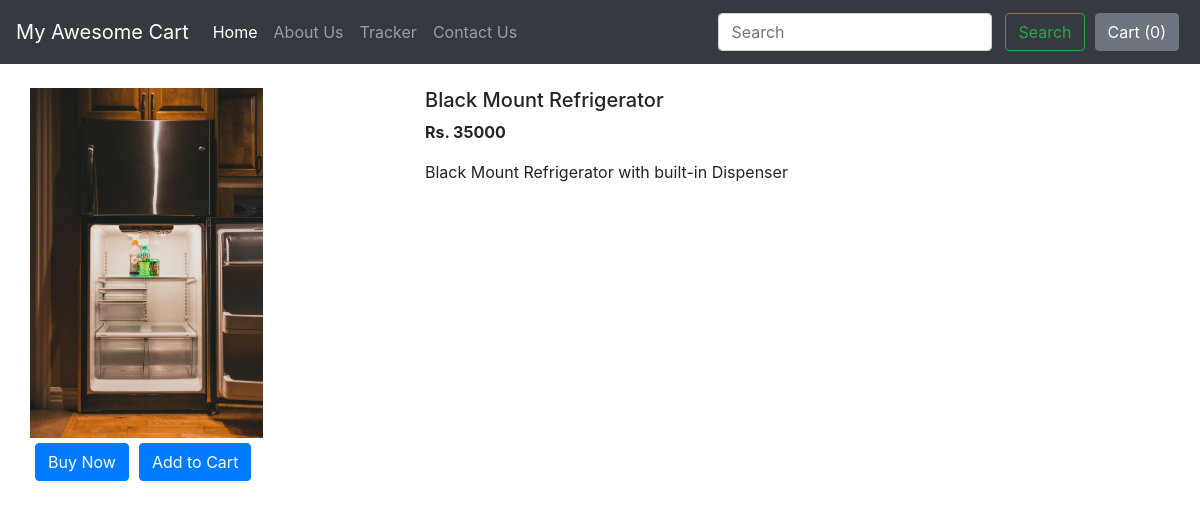
Before: /shop/products/21 with the older database file.
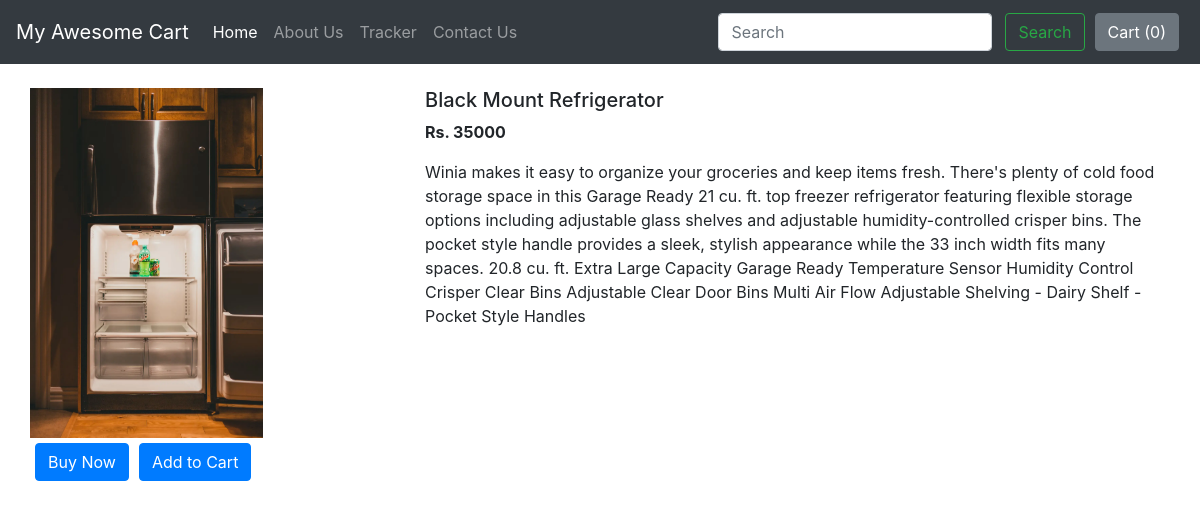
After: the same page with the newer database file.
### shop/models.py (models this page shows, shortened)
class Product(models.Model):
    product_id = models.AutoField
    product_name = models.CharField(max_length=26)
    category = models.CharField(max_length=50, default="")
    subcategory = models.CharField(max_length=50, default="")
    price = models.IntegerField(default=0)
    desc = models.CharField(max_length=4000, default="No description Provided.")
    pub_date = models.DateField()
    image = models.ImageField(upload_to="shop/images", default="")

### shop/views.py (the view)
# urls.py: path('products/<int:myid>', views.productView, name="ProductView"),
def productView(request, myid):
    product = Product.objects.filter(id=myid)
    return render(request, "shop/prodview.html", {'product': product[0]})

### shop/templates/shop/prodview.html (shortened to what this page needs)
{% extends 'shop/basic.html' %}
{% block body %}
<div class="container my-4">
    <div class="row">
        <div class="col-md-4">
            <div class="row">
        <img src="/media/{{ product.image }}" width="233px" >
            </div>
                <div class="row">
                    <button class="btn btn-primary">Buy Now</button>
                    <button class="btn btn-primary">Add to Cart</button>
                </div>
        </div>
            <div class="col-md-8">
        <h5>{{ product.product_name }}</h5>
        <p><strong>Rs. {{ product.price }}</strong></p>
        <p>{{ product.desc }}</p>
            </div>
    </div>
</div>
{% endblock %}

### shop/templates/shop/basic.html (shortened to what this page needs)
<!doctype html>
<html lang="en">
<head>
    <link rel="stylesheet" href="https://stackpath.bootstrapcdn.com/bootstrap/4.2.1/css/bootstrap.min.css"
>
</head>
<body>
    <nav class="navbar navbar-expand-lg navbar-dark bg-dark">
        <a class="navbar-brand" href="/shop">My Awesome Cart</a>
        <div class="collapse navbar-collapse" id="navbarSupportedContent">
            <ul class="navbar-nav mr-auto">
                <li class="nav-item active">
                    <a class="nav-link" href="/shop">Home <span class="sr-only">(current)</span></a>
                </li>
                <li class="nav-item">
                    <a class="nav-link" href="/shop/about">About Us</a>
                </li>
                <li class="nav-item">
                    <a class="nav-link" href="/shop/tracker">Tracker</a>
                </li>
                <li class="nav-item">
                    <a class="nav-link" href="/shop/contact">Contact Us</a>
                </li>
            </ul>
            <form class="form-inline my-2 my-lg-0">
                <input class="form-control mr-sm-2" type="search" placeholder="Search" aria-label="Search">
                <button class="btn btn-outline-success my-2 my-sm-0" type="submit">Search</button>
            </form>
            <button type="button" class="btn btn-secondary" id="popcart" data-container="body" data-toggle="popover" data-placement="bottom" data-html="true" data-content="Bottom popover">
            Cart (<span id="cart">0</span>)
            </button>
        </div>
    </nav>
    {% block body %} {% endblock %}
</body>
</html>

### shop/templates/shop/basic.html (style rules this page uses)
.btn, .btn-secondary { margin: 5px; }

Changed rows visible on the page:
changed Product "Black Mount Refrigerator": desc "Black Mount Refrigerator with built-in Dispenser" → "Winia makes it easy to organize your groceries and keep items fresh. There's plenty of cold food storage space in this Garage Ready 21 cu. ft. top freezer refrigerator featuring flexible storage options including adjustable glass shelves and adjustable humidity-controlled crisper bins. The pocket style handle provides a sleek, stylish appearance while the 33 inch width fits many spaces. 20.8 cu. ft. Extra Large Capacity Garage Ready Temperature Sensor Humidity Control Crisper Clear Bins Adjustable Clear Door Bins Multi Air Flow Adjustable Shelving - Dairy Shelf - Pocket Style Handles"
